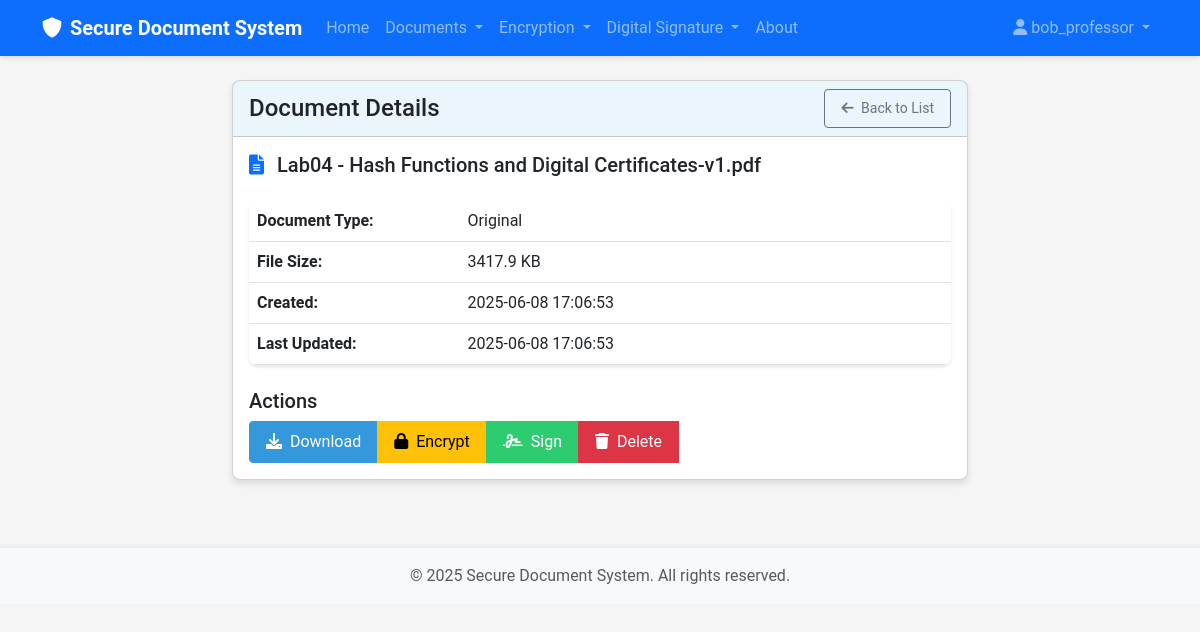
/document/view/19 (signed in), run on the app's committed database.
### src/models/user.py (models this page shows, shortened)
class User(UserMixin, db.Model):
    id = db.Column(db.Integer, primary_key=True)
    username = db.Column(db.String(64), index=True, unique=True)
    email = db.Column(db.String(120), index=True, unique=True)
    password = db.Column(db.String(128))
    role = db.Column(db.String(20), default='reader')  # 'data_owner', 'reader', 'authority'
    created_at = db.Column(db.DateTime, default=datetime.utcnow)
    public_key = db.Column(db.Text)
    private_key_encrypted = db.Column(db.Text)
    documents = db.relationship('Document', foreign_keys='Document.user_id', backref='owner', lazy='dynamic')
    attributes = db.relationship('Attribute', secondary=user_attributes,
                                backref=db.backref('users', lazy='dynamic'))

### src/models/document.py (models this page shows, shortened)
class Document(db.Model):
    id = db.Column(db.Integer, primary_key=True)
    filename = db.Column(db.String(256), nullable=False)
    original_filename = db.Column(db.String(256), nullable=False)
    file_type = db.Column(db.String(64))
    file_size = db.Column(db.Integer)  # Size in bytes
    doc_type = db.Column(db.String(20))  # 'original', 'encrypted', 'signed'
    encryption_method = db.Column(db.String(20), nullable=True)  # 'maabe', 'hybrid', None
    access_policy = db.Column(db.Text, nullable=True)
    is_signed = db.Column(db.Boolean, default=False)
    signature_file = db.Column(db.String(256), nullable=True)
    signer_id = db.Column(db.Integer, db.ForeignKey('user.id'), nullable=True)
    user_id = db.Column(db.Integer, db.ForeignKey('user.id'), nullable=False)
    parent_id = db.Column(db.Integer, db.ForeignKey('document.id'), nullable=True)
    children = db.relationship('Document',
                              backref=db.backref('parent', remote_side=[id]),
                              foreign_keys=[parent_id])
    signer = db.relationship('User', foreign_keys=[signer_id], backref='signed_documents')
    created_at = db.Column(db.DateTime, default=datetime.utcnow)
    updated_at = db.Column(db.DateTime, default=datetime.utcnow, onupdate=datetime.utcnow)

### src/routes/document.py (the view)
@document_bp.route('/view/<int:document_id>')
@login_required
def view(document_id):
    document = Document.query.get_or_404(document_id)
    if document.user_id != current_user.id:
        flash('You do not have permission to view this document', 'danger')
        return redirect(url_for('document.list'))
    return render_template('document/view.html', title='Document Details',
                          document=document)

### templates/document/view.html (shortened to what this page needs)
{% extends "base.html" %}
{% block content %}
<div class="row justify-content-center">
    <div class="col-md-8">
        <div class="card">
            <div class="card-header d-flex justify-content-between align-items-center">
                <h4 class="mb-0">Document Details</h4>
                <a href="{{ url_for('document.list') }}" class="btn btn-sm btn-outline-secondary">
                    <i class="fas fa-arrow-left me-1"></i> Back to List
                </a>
            </div>
            <div class="card-body">
                <div class="mb-4">
                    <h5>
                        {% if document.doc_type == 'original' %}
                            <i class="fas fa-file-alt text-primary me-2"></i>
                        {% elif document.doc_type == 'encrypted' %}
                            <i class="fas fa-lock text-warning me-2"></i>
                        {% elif document.doc_type == 'signed' %}
                            <i class="fas fa-file-signature text-success me-2"></i>
                        {% endif %}
                        {{ document.original_filename }}
                    </h5>
                </div>
                <table class="table">
                    <tr>
                        <th style="width: 30%">Document Type:</th>
                        <td>
                            {% if document.doc_type == 'original' %}
                                Original
                            {% elif document.doc_type == 'encrypted' %}
                                Encrypted ({{ document.encryption_method }})
                            {% elif document.doc_type == 'signed' %}
                                Signed
                            {% endif %}
                        </td>
                    </tr>
                    <tr>
                        <th>File Size:</th>
                        <td>{{ (document.file_size / 1024)|round(1) }} KB</td>
                    </tr>
                    <tr>
                        <th>Created:</th>
                        <td>{{ document.created_at.strftime('%Y-%m-%d %H:%M:%S') }}</td>
                    </tr>
                    <tr>
                        <th>Last Updated:</th>
                        <td>{{ document.updated_at.strftime('%Y-%m-%d %H:%M:%S') }}</td>
                    </tr>
                </table>
                <div class="mt-4">
                    <h5>Actions</h5>
                    <div class="btn-group">
                        <a href="{{ url_for('document.download', document_id=document.id) }}" class="btn btn-primary">
                            <i class="fas fa-download me-1"></i> Download
                        </a>
                        {% if document.doc_type == 'original' and not document.is_signed %}
                            <a href="{{ url_for('encryption.encrypt') }}" class="btn btn-warning">
                                <i class="fas fa-lock me-1"></i> Encrypt
                            </a>
                            <a href="{{ url_for('signature.sign', document_id=document.id) }}" class="btn btn-success">
                                <i class="fas fa-signature me-1"></i> Sign
                            </a>
                        {% endif %}
                        <button type="button" class="btn btn-danger" onclick="confirmDelete('delete-form')">
                            <i class="fas fa-trash me-1"></i> Delete
                        </button>
                    </div>
                </div>
            </div>
        </div>
    </div>
</div>
{% endblock %}

### templates/base.html (shortened to what this page needs)
<!DOCTYPE html>
<html lang="en">
<head>
    <link href="https://cdn.jsdelivr.net/npm/bootstrap@5.3.0-alpha1/dist/css/bootstrap.min.css" rel="stylesheet">
    <link rel="stylesheet" href="https://cdnjs.cloudflare.com/ajax/libs/font-awesome/6.0.0/css/all.min.css">
    <link rel="stylesheet" href="{{ url_for('static', filename='css/style.css') }}">
</head>
<body>
    <nav class="navbar navbar-expand-lg navbar-dark bg-primary">
        <div class="container">
            <a class="navbar-brand" href="{{ url_for('index') }}">
                <i class="fas fa-shield-alt me-2"></i>Secure Document System
            </a>
            <div class="collapse navbar-collapse" id="navbarNav">
                <ul class="navbar-nav me-auto">
                    <li class="nav-item">
                        <a class="nav-link" href="{{ url_for('index') }}">Home</a>
                    </li>
                    {% if current_user.is_authenticated %}
                        <li class="nav-item dropdown">
                            <a class="nav-link dropdown-toggle" href="#" id="documentsDropdown" role="button" data-bs-toggle="dropdown">
                                Documents
                            </a>
                        </li>
                        <li class="nav-item dropdown">
                            <a class="nav-link dropdown-toggle" href="#" id="encryptionDropdown" role="button" data-bs-toggle="dropdown">
                                Encryption
                            </a>
                        </li>
                        <li class="nav-item dropdown">
                            <a class="nav-link dropdown-toggle" href="#" id="signatureDropdown" role="button" data-bs-toggle="dropdown">
                                Digital Signature
                            </a>
                        </li>
                    {% endif %}
                    <li class="nav-item">
                        <a class="nav-link" href="{{ url_for('about') }}">About</a>
                    </li>
                </ul>
                <ul class="navbar-nav">
                    {% if current_user.is_authenticated %}
                        <li class="nav-item dropdown">
                            <a class="nav-link dropdown-toggle" href="#" id="userDropdown" role="button" data-bs-toggle="dropdown">
                                <i class="fas fa-user me-1"></i>{{ current_user.username }}
                            </a>
                        </li>
                    {% endif %}
                </ul>
            </div>
        </div>
    </nav>
    <div class="container mt-4">
        {% block content %}{% endblock %}
    </div>
    <footer class="footer mt-5 py-3 bg-light">
        <div class="container text-center">
            <span class="text-muted">© 2025 Secure Document System. All rights reserved.</span>
        </div>
    </footer>
</body>
</html>

### static/css/style.css (style rules this page uses)
:root { --primary-color: #3498db; --secondary-color: #2ecc71; --background-color: #f5f5f5; --text-color: #333333; --danger-color: #e74c3c; --success-color: #27ae60; }
body { font-family: 'Roboto', 'Open Sans', sans-serif; background-color: var(--background-color); color: var(--text-color); min-height: 100vh; display: flex; flex-direction: column; }
.navbar { box-shadow: 0 2px 4px rgba(0, 0, 0, 0.1); }
.navbar-brand { font-weight: bold; }
.footer { margin-top: auto; box-shadow: 0 -2px 4px rgba(0, 0, 0, 0.05); }
.card { border-radius: 8px; box-shadow: 0 4px 6px rgba(0, 0, 0, 0.1); transition: transform 0.3s ease, box-shadow 0.3s ease; margin-bottom: 20px; }
.card-header { font-weight: bold; background-color: rgba(52, 152, 219, 0.1); }
.btn { border-radius: 4px; padding: 8px 16px; transition: all 0.3s ease; }
.btn-primary { background-color: var(--primary-color); border-color: var(--primary-color); }
.btn-success { background-color: var(--secondary-color); border-color: var(--secondary-color); }
.table { box-shadow: 0 2px 3px rgba(0, 0, 0, 0.1); border-radius: 8px; overflow: hidden; }

### data on the page
User: username "bob_professor"
Document: original_filename "Lab04 - Hash Functions and Digital Certificates-v1.pdf", (document.file_size/1024)|round(1) "3417.9", created_at "2025-06-08 17:06:53", updated_at "2025-06-08 17:06:53"
